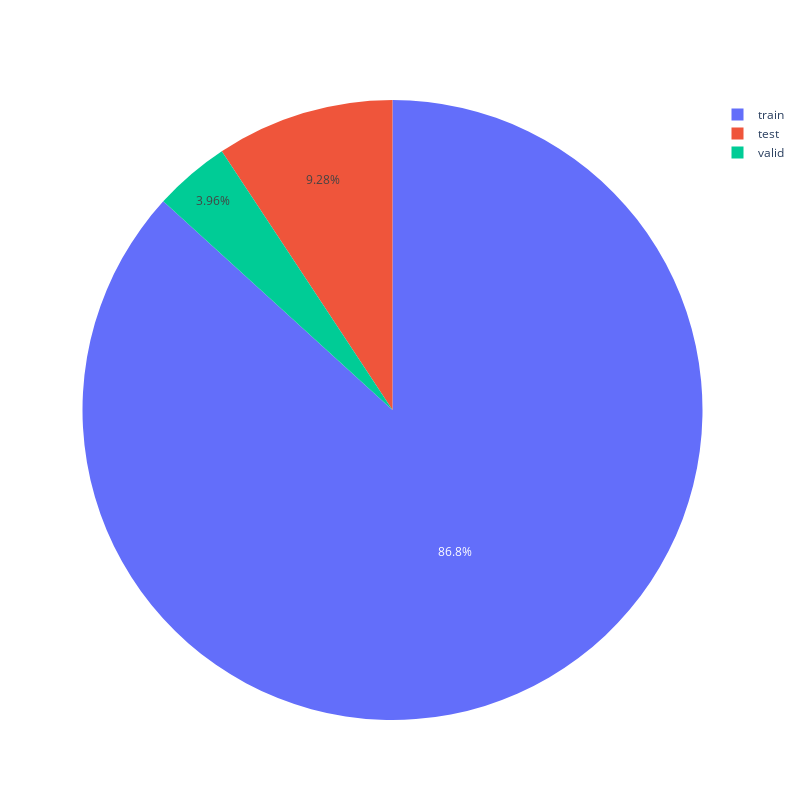

Notebook code for this chart:
### Code cell
import plotly.graph_objects as go
fig = go.Figure(data=[go.Pie(labels=['train', 'valid', 'test'], values=[n_train, n_valid, n_test])])
fig.update_layout(autosize=False, width=800, height=800)
fig.show()

### Figure 1 — Plotly figure (JSON) as saved in the notebook; plotly's stock layout.template omitted (floating-point values rounded to 4 significant figures)
{"data": [{"labels": ["train", "valid", "test"], "type": "pie", "values": [109163, 4988, 11680]}], "layout": {"autosize": false, "height": 800, "width": 800}}
